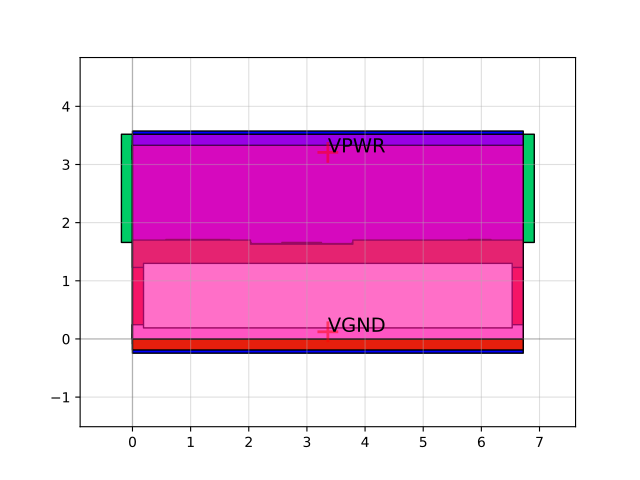

Generate this figure with Python:
import sky130

c = sky130.components.sky130_fd_sc_hs__nor3_4()
c.plot()
